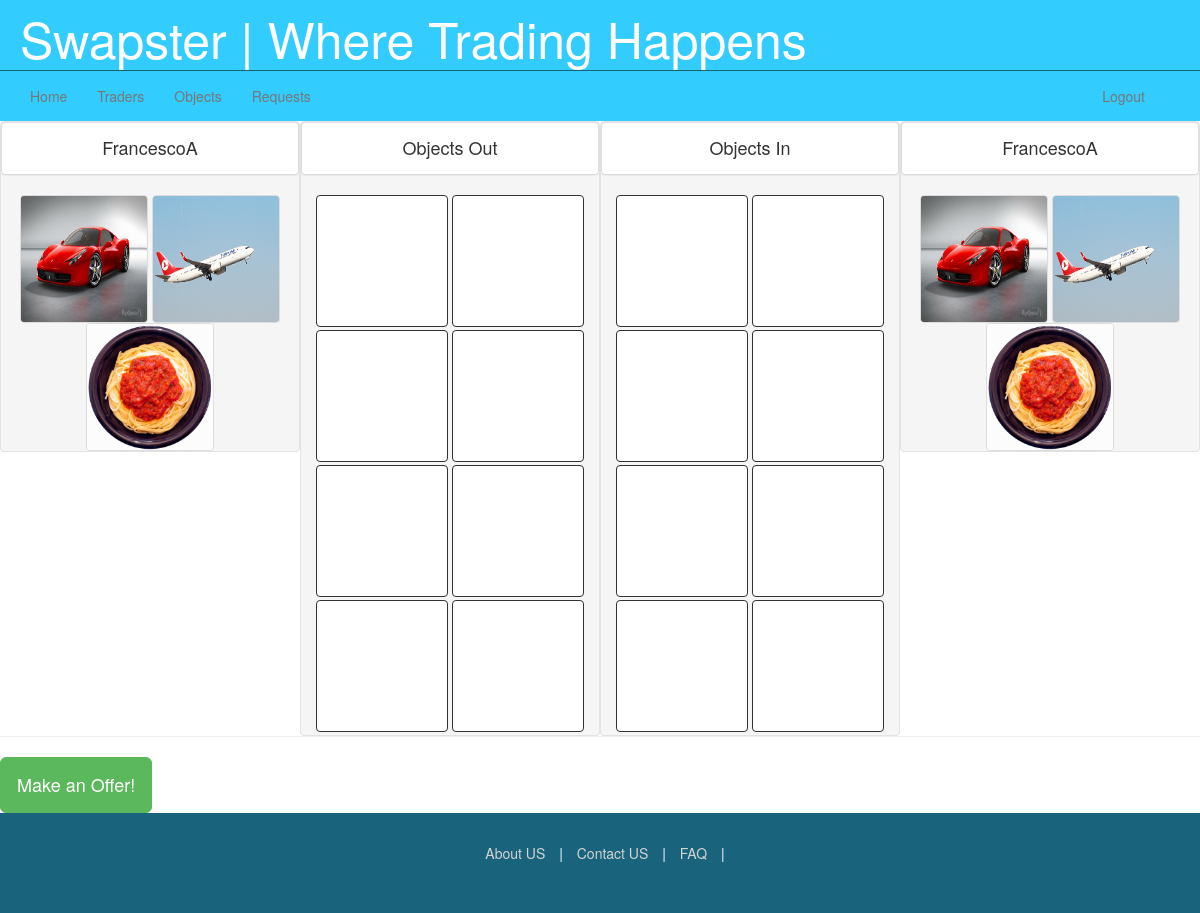
Before: /traders/FrancescoA/trade/ (signed in) with the older database file.
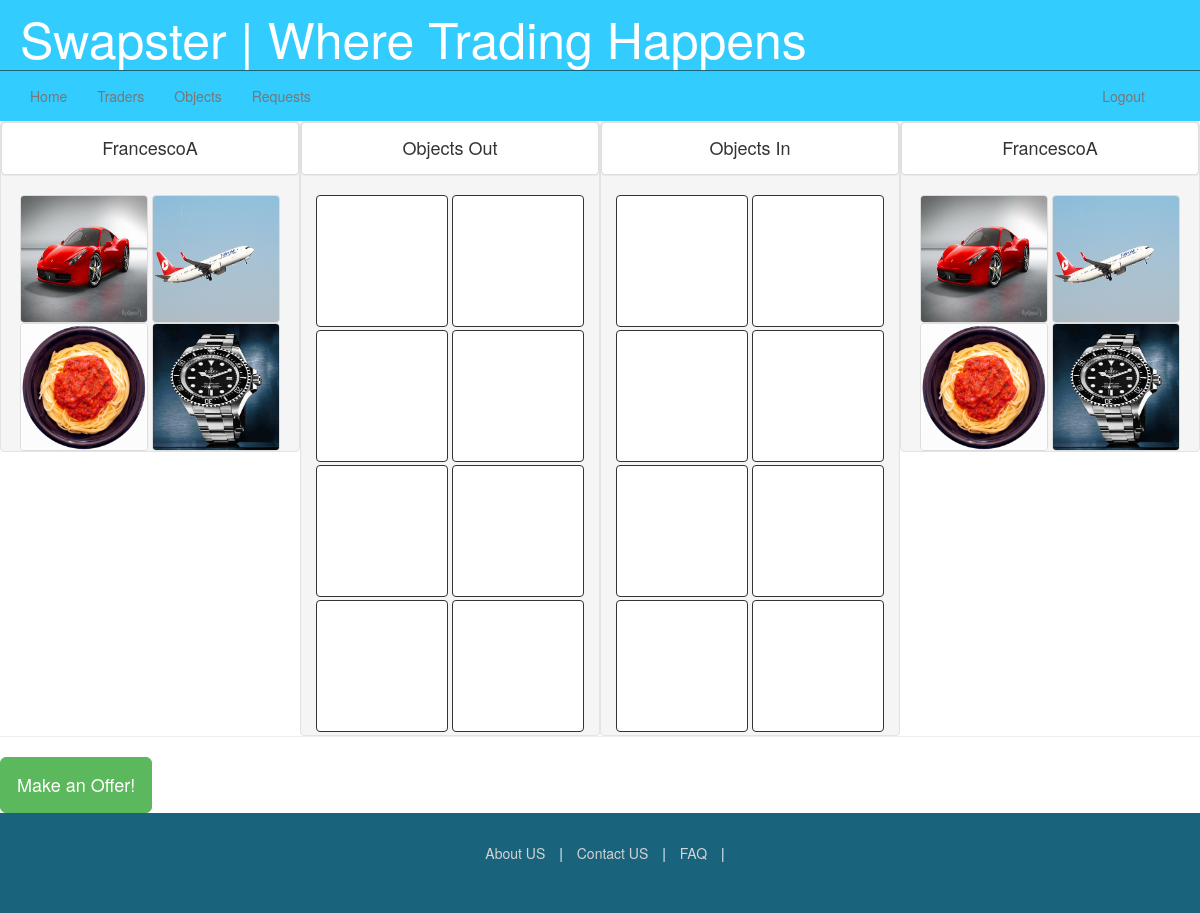
After: the same page with the newer database file.
### objects/models.py (models this page shows, shortened)
class Object(models.Model):
	owner = models.ForeignKey(settings.AUTH_USER_MODEL, related_name="object")
	name = models.CharField(max_length=30)
	summary = models.CharField(max_length=500)
	description = models.TextField(blank=True)
	image = models.ImageField(upload_to="objects/")
	date_created = models.DateTimeField(auto_now=True)
	def __unicode__(self):  # Python 3: def __str__(self):
		return self.name

### trader/views.py (the view)
# urls.py: url(r'^(?P<username>\w+)/trade/$', 'trader.views.tradeview', name='trade'),
def tradeview(request,username):
    try:
        other_user = Trader.objects.get(username=username)
        other_items = Object.objects.filter(owner__username=username)
        user = request.user
        items = Object.objects.filter(owner=user)
        context = {
            'other_user' : other_user,
            'other_items' :other_items,
            'user' : user,
            'items' : items
        }
        return render(request, 'trader/trade.html', context)
    except ObjectDoesNotExist:
        messages.add_message(request, messages.ERROR, "User "+username+ " does not exist")
        return redirect('user_profile')

### trader/models.py (called while the page is built)
	def image_url(self):
		if self.image:
			return self.image.url
		else:
			return "http://s7.postimg.org/5q3jk5cm3/default.jpg"

### templates/trader/trade.html (shortened to what this page needs)
{% extends 'swapster/base.html' %}
{% block additional_css2 %}
	{% load staticfiles %}
	<link rel="stylesheet" type="text/css" href="{% static "css/trade.css" %}"/>
{% endblock %}
{% block content %}
<div class="row">
	<div class="col-6">
		<div class="row">
			<div class="col-6 profile stripped">
				<div class='well stripped'>
					<div class="panel">
						<h4 class="trade-header"> {{ user.username }}</h4>
					</div>
					{% for item in items %}
					<div id="stay" class = "snap1">
						<a class="draggable1" name="{{ item|safe }}" owner="{{ item.owner.username }}">
							<img class="thumbnail object-icon-large stripped" src="{{ item.image.url }}"/>
						</a>
					</div>
					{% endfor %}
				</div>
			</div>
			<div class="col-6 stripped profile full">
				<div class='well stripped'>
					<div class="panel">
						<h4 class="trade-header"> Objects Out</h4>
					</div>
					{% for i in "12345678" %}
						<div class="box thumbnail stripped">
							<div id="out" class="snap1"></div>
						</div>
					{% endfor %}
				</div>
			</div>
		</div>
	</div>
	<div class="col-6">
		<div class="row">
			<div class="col-6 stripped profile full">
				<div class='well stripped'>
					<div class="panel">
						<h4 class="trade-header"> Objects In</h4>
					</div>
					{% for i in "12345678" %}
						<div class="box thumbnail stripped">
							<div id="in" class="snap2"></div>
						</div>
					{% endfor %}
				</div>
			</div>
			<div class="col-6 stripped profile full">
				<div class='well stripped'>
					<div class="panel">
						<h4 class="trade-header"> {{ other_user.username }}</h4>
					</div>
					{% for item in other_items %}
					<div id="stay" class = "snap2">
						<a class="draggable2" name="{{ item|safe }}" owner="{{ item.owner.username }}">
							<img class="thumbnail object-icon-large stripped" src="{{ item.image.url }}"/>
						</a>
					</div>
					{% endfor %}
				</div>
			</div>
		</div>
	</div>
</div>
<hr>
<div class="row">
	<button id="offer" class="btn btn-large btn-success center">Make an Offer! </button>
</div>
{% endblock %}

Changed rows visible on the page:
added Object: image (picture)
